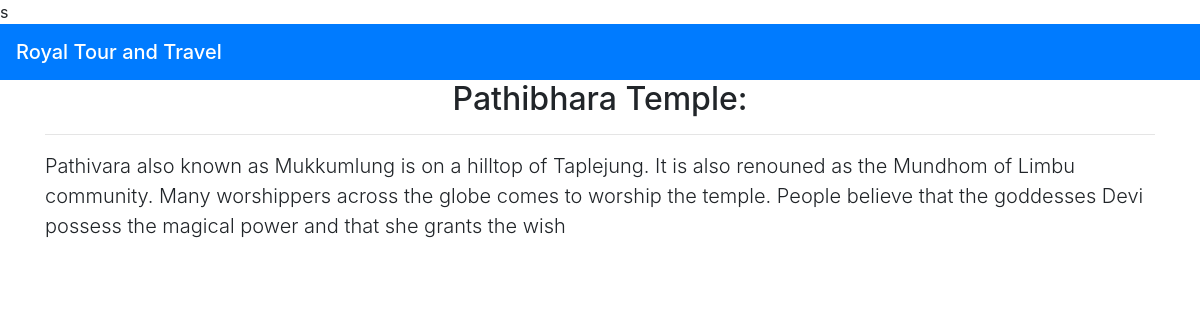
/story/8/, run on the app's committed database.
### story/models.py (models this page shows, shortened)
class Story(models.Model):
    category=models.ForeignKey(Category,on_delete=models.CASCADE)
    title=models.CharField(max_length=200)
    body=models.TextField(db_index=True)
    footer=models.TextField(blank=True)
    publish=models.DateTimeField(auto_now_add=True)
    class Meta:
        ordering=('-title',)

### story/views.py (the view)
# urls.py: path('<int:id>/', views.story_detail, name='story_detail'),
def story_detail(request,id):
    story=get_object_or_404(Story,id=id)
    return render(request,'story_detail.html',{'story':story})

### story/templates/story_detail.html (shortened to what this page needs)
<!doctype html>
<html lang="en">
  <head>
    <link rel="stylesheet" href="https://stackpath.bootstrapcdn.com/bootstrap/4.5.0/css/bootstrap.min.css">
  </head>
  <body>
    <nav class="navbar navbar-dark bg-primary">
      <span class="navbar-brand mb-0 h1 ">Royal Tour and Travel</span>
    </nav>
  <div class="container">
    <main id = "">
    <h2 class="text-center"> {{story.title}}</h2> <hr>
    <p class="lead">{{story.body}} </p>
  </main>
  </div>
  </body>
</html>

### data on the page
Story: title "Pathibhara Temple:", body "Pathivara also known as Mukkumlung is on a hilltop of Taplejung. It is also renouned as the Mundhom of Limbu community. Many worshippers across the globe comes to worship the temple. People believe that the goddesses Devi possess the magical power and that she grants the wish"
